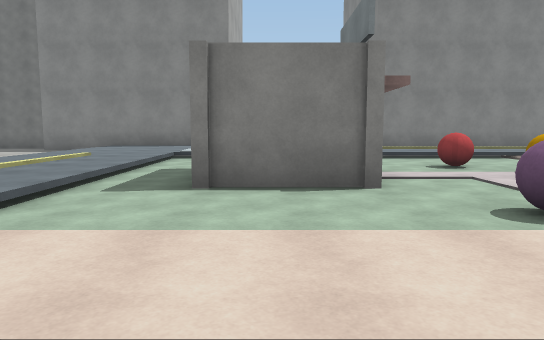
View 1 (above)

24 first-person views from a walk through a 3-D level made in the Unity game engine. The camera is 1.4 m above the floor, tilts 6° down and sees 70° across. The floor is counted in squares, 2 m on a side. Each view is taken from the middle of a square. On the plan, view 1 faces up. The plan holds only what a view shows up to about 11 squares ahead; the rest is blank. The place goes on beyond the plan. Some animated figures are not drawn. Surface patterns are stand-ins for the level's own textures.

View 2
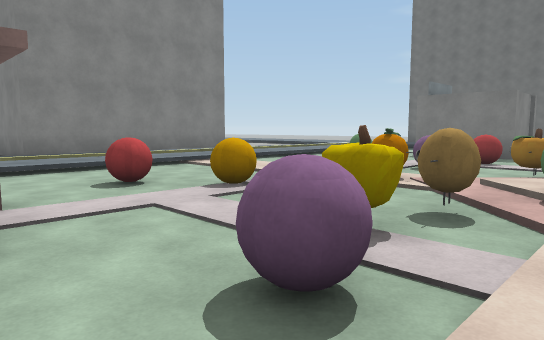

View 3
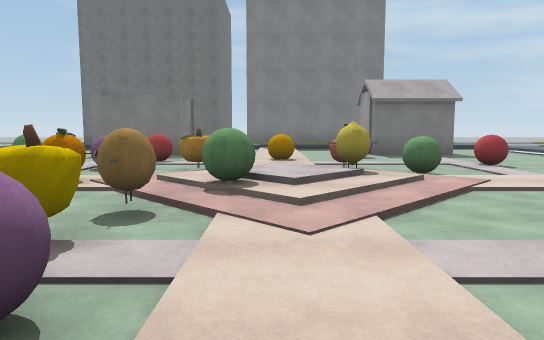

View 4
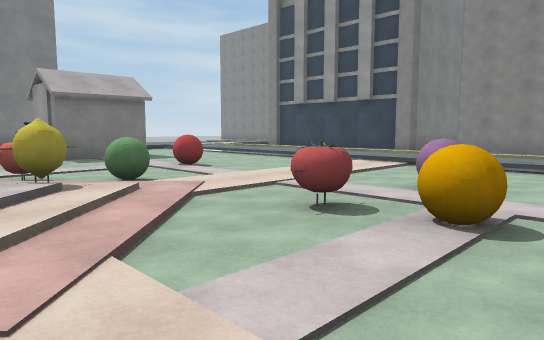

View 5
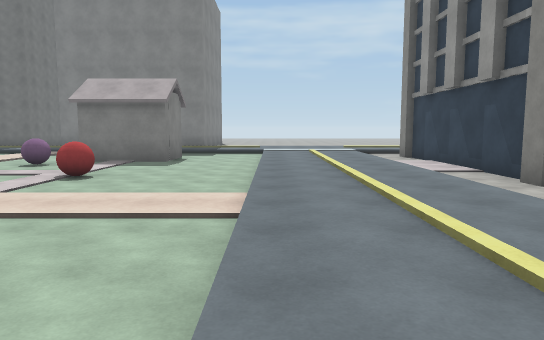

View 6
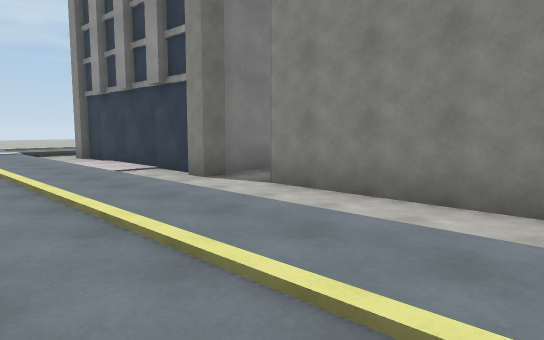

View 7
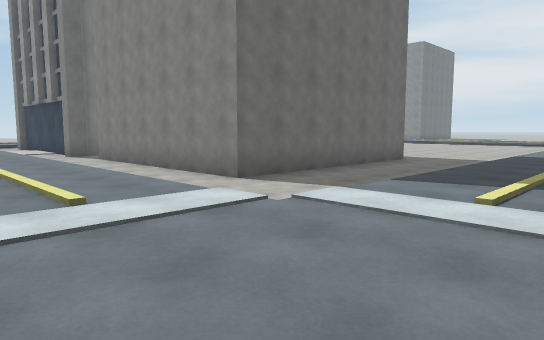

View 8
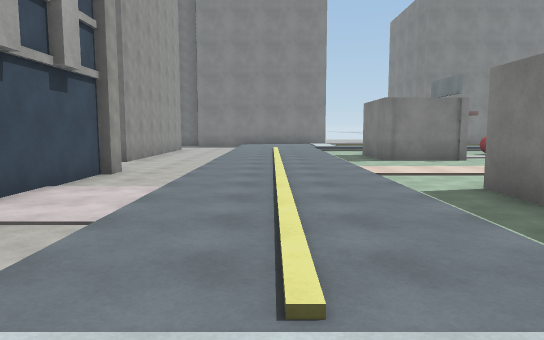

View 9
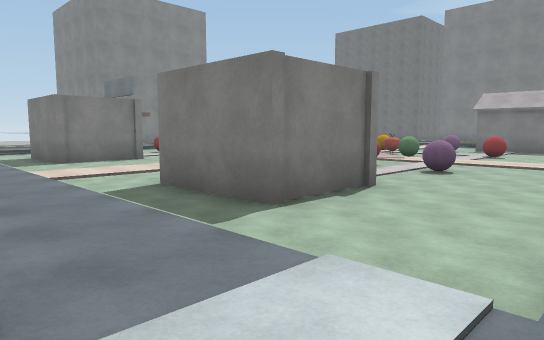

View 10
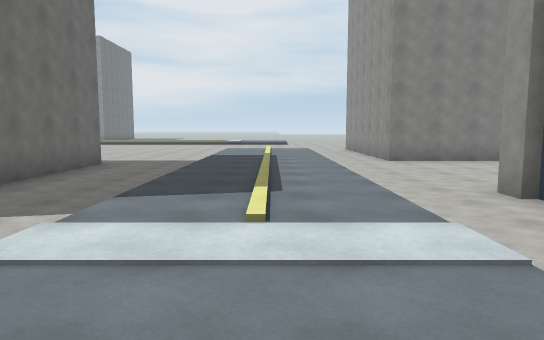

View 11
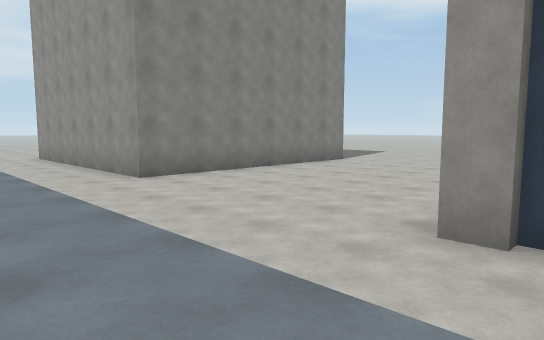

View 12
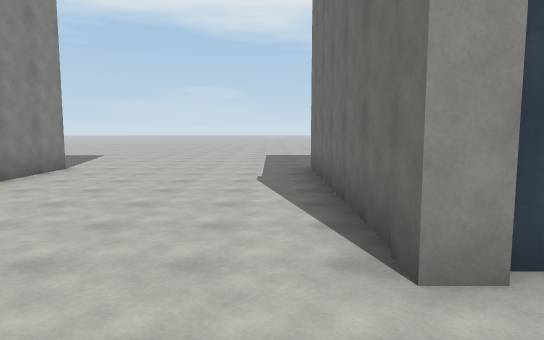

View 13
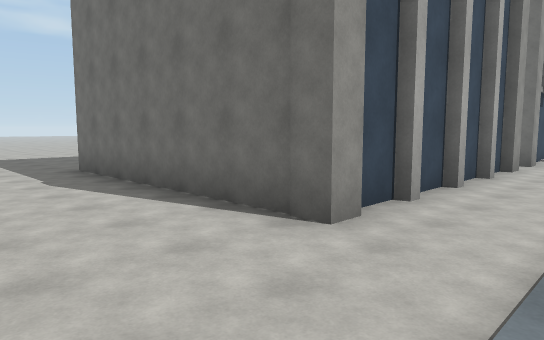

View 14
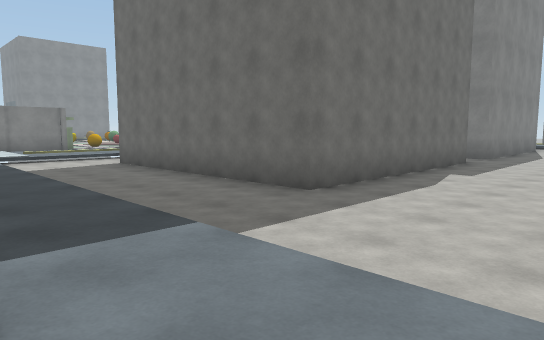

View 15
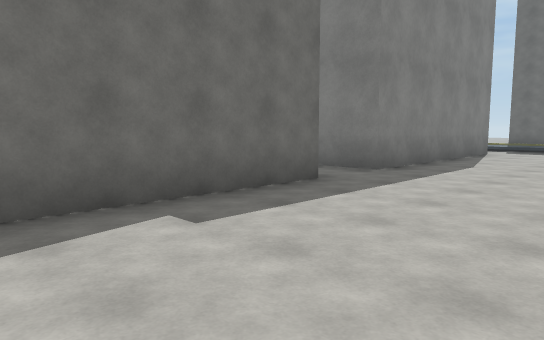

View 16
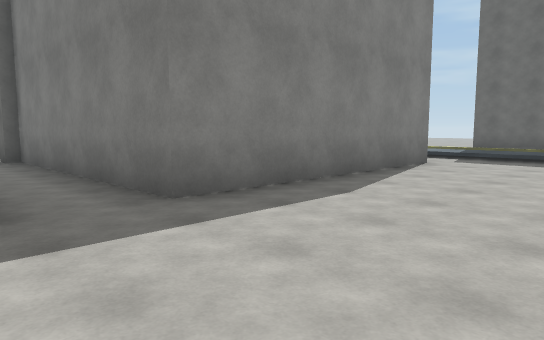

View 17
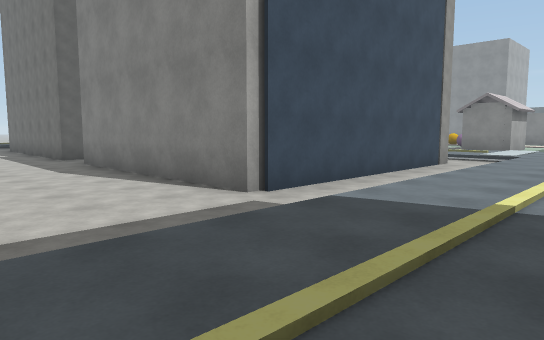

View 18
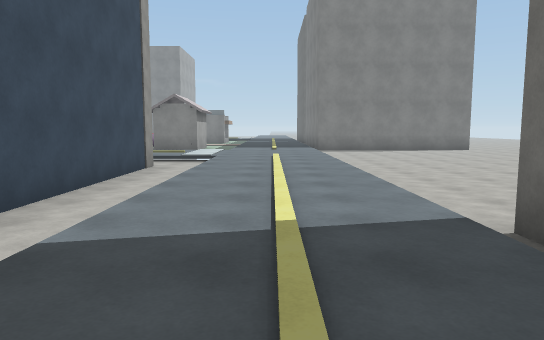

View 19
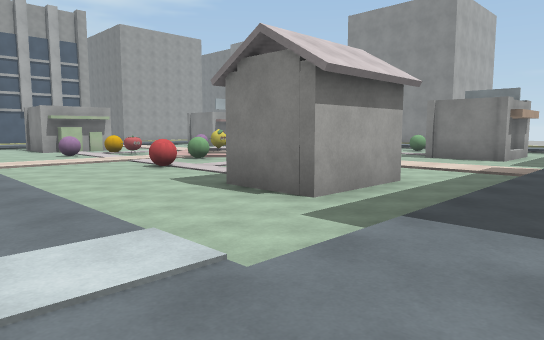

View 20
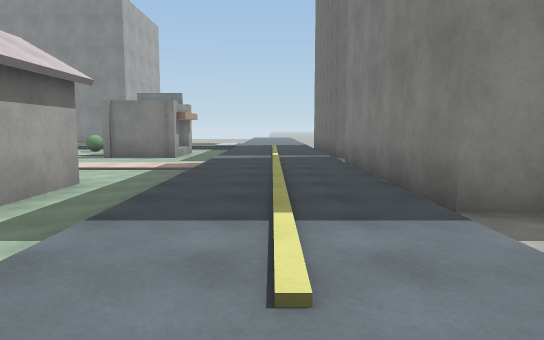

View 21
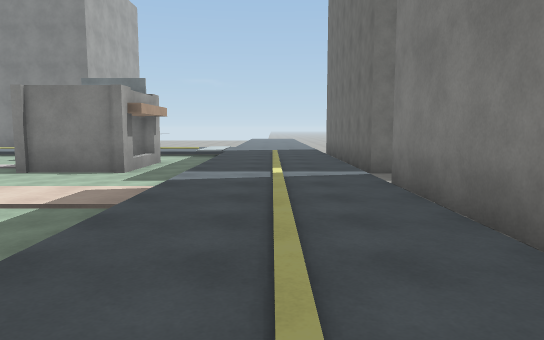

View 22
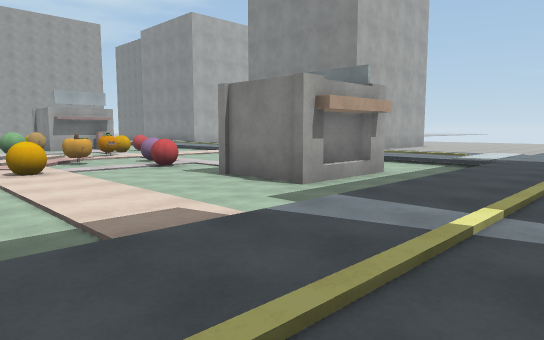

View 23
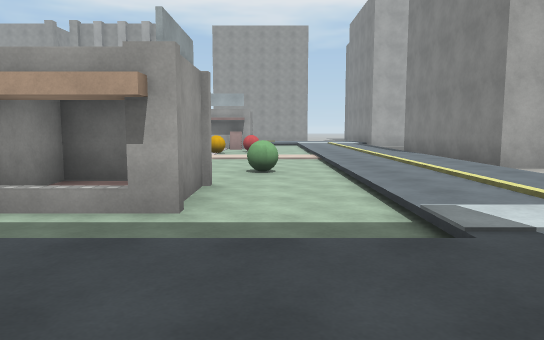

View 24
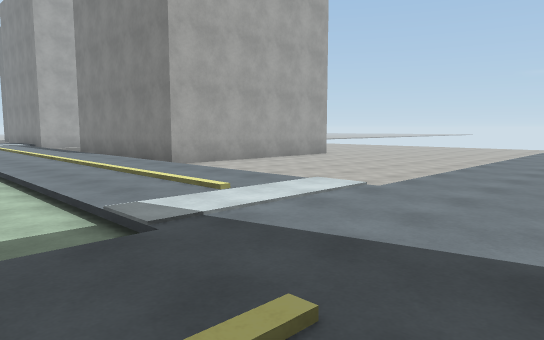

### Floor plan
Key: @ floor where view 1 was taken; # wall or solid block; . main floor; : floor 0.25 m higher than the main floor; + floor 0.5 m higher than the main floor; / step, stairs or slope; B building; R red ball; P pumpkin; A apple; O other object.
Columns run from 17 left of view 1 to 20 right of it. Each row starts with its distance up from view 1.
 15                      #    #......::
 14                      #    #......::
 13                      ######......::
 12                     :::::::::::::::
 11             :::     ////////////::::
 10             ::::   :::::::::::::::::
  9             :::.   ..............:/:
  8             :/:.   ........O.....:/:#
  7             :/:.B B.R........BBB.:/:#
  6              /:.B B..O    ...B:/.:/:#
  5          #..:/:.BBB... O.O.R.BBB.:/:#
  4          #..:/:......O.:/........:/:.
  3           ..:/:....OOOO//P.......:/:#
  2           B.:/:......:/+//.O.....:/:#
  1           B.:/:......///OA.......:/:#
  0           ..:/:..@ ...///...O....:/:#
 -1           ..:/:.B  .OO...O..O###.:/:#
 -2           ..:/:.B  .......R..###.:/:#
 -3           ..:/:.BBB..O....R..###.:/:##
 -4           B.:/:..................:/:.
 -5           . :::..................:/:.
 -6           B :::::  :::::::::::::::::
 -7           ..::::////////////////:::
 -8           B.::::::::::::::::::::::::..
 -9           B.:::..................:/:..
-10           ..:/:..........BBBBBBB.:/:..
-11           B.:/:..#######.#     #.:/:..
-12 ....######B.:/:..#      .#     #.:/:..
-13 ............:/:..#      .#     #.:/:..
-14  ...........:/:..#      .#     #.:/:..
-15  ...........:/:..#      .#     #.:/:..
-16  ...........:/:..#######.#######.:/:#
-17  ...........:/:..................:/:#
-18  ...#######.:/:..................:/:#
-19           #. /:..................:/:
-20           #. /:..  ........      :/:

Positions as (right, up) in squares from view 1, and headings:
1: (0, 0), facing up
2: (1, 2), facing up-right
3: (1, 2), facing right
4: (2, 2), facing down-right
5: (2, -6), facing right
6: (2, -6), facing down-right
7: (-5, -6), facing down-right
8: (-4, -6), facing up
9: (-4, -6), facing up-right
10: (-4, -7), facing down
11: (-4, -11), facing down-left
12: (-5, -13), facing left
13: (-5, -15), facing up-left
14: (-4, -20), facing up-right
15: (2, -20), facing up-right
16: (6, -20), facing up-right
17: (18, -20), facing up-left
18: (17, -19), facing up
19: (17, -7), facing up-left
20: (17, -7), facing up
21: (17, -3), facing up
22: (18, 0), facing up-left
23: (18, 8), facing left
24: (18, 8), facing up-left
